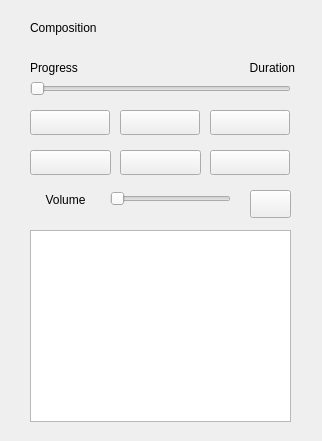
<?xml version="1.0" encoding="UTF-8"?>
<ui version="4.0">
 <class>Widget</class>
 <widget class="QWidget" name="Widget">
  <property name="geometry">
   <rect>
    <x>0</x>
    <y>0</y>
    <width>322</width>
    <height>441</height>
   </rect>
  </property>
  <property name="windowTitle">
   <string>Winamp</string>
  </property>
  <property name="windowIcon">
   <iconset resource="icons.qrc">
    <normaloff>:/ico/ico_winamp.ico</normaloff>:/ico/ico_winamp.ico</iconset>
  </property>
  <widget class="QPushButton" name="btnPlay">
   <property name="geometry">
    <rect>
     <x>30</x>
     <y>150</y>
     <width>81</width>
     <height>25</height>
    </rect>
   </property>
   <property name="text">
    <string/>
   </property>
  </widget>
  <widget class="QPushButton" name="btnPause">
   <property name="geometry">
    <rect>
     <x>120</x>
     <y>150</y>
     <width>81</width>
     <height>25</height>
    </rect>
   </property>
   <property name="text">
    <string/>
   </property>
  </widget>
  <widget class="QPushButton" name="btnStop">
   <property name="geometry">
    <rect>
     <x>210</x>
     <y>150</y>
     <width>80</width>
     <height>25</height>
    </rect>
   </property>
   <property name="text">
    <string/>
   </property>
  </widget>
  <widget class="QLabel" name="lComposition">
   <property name="geometry">
    <rect>
     <x>30</x>
     <y>20</y>
     <width>261</width>
     <height>16</height>
    </rect>
   </property>
   <property name="font">
    <font>
     <family>MS Shell Dlg 2</family>
    </font>
   </property>
   <property name="text">
    <string>Composition</string>
   </property>
  </widget>
  <widget class="QPushButton" name="btnOpen">
   <property name="geometry">
    <rect>
     <x>120</x>
     <y>110</y>
     <width>80</width>
     <height>25</height>
    </rect>
   </property>
   <property name="text">
    <string/>
   </property>
  </widget>
  <widget class="QPushButton" name="btnPrev">
   <property name="geometry">
    <rect>
     <x>30</x>
     <y>110</y>
     <width>80</width>
     <height>25</height>
    </rect>
   </property>
   <property name="text">
    <string/>
   </property>
  </widget>
  <widget class="QPushButton" name="btnNext">
   <property name="geometry">
    <rect>
     <x>210</x>
     <y>110</y>
     <width>80</width>
     <height>25</height>
    </rect>
   </property>
   <property name="text">
    <string/>
   </property>
  </widget>
  <widget class="QSlider" name="hsVolume">
   <property name="geometry">
    <rect>
     <x>110</x>
     <y>190</y>
     <width>121</width>
     <height>18</height>
    </rect>
   </property>
   <property name="maximum">
    <number>100</number>
   </property>
   <property name="orientation">
    <enum>Qt::Horizontal</enum>
   </property>
  </widget>
  <widget class="QLabel" name="lVolume">
   <property name="geometry">
    <rect>
     <x>30</x>
     <y>190</y>
     <width>71</width>
     <height>20</height>
    </rect>
   </property>
   <property name="text">
    <string>Volume</string>
   </property>
   <property name="alignment">
    <set>Qt::AlignCenter</set>
   </property>
  </widget>
  <widget class="QSlider" name="hsProgress">
   <property name="geometry">
    <rect>
     <x>30</x>
     <y>80</y>
     <width>261</width>
     <height>18</height>
    </rect>
   </property>
   <property name="maximum">
    <number>100</number>
   </property>
   <property name="pageStep">
    <number>10</number>
   </property>
   <property name="orientation">
    <enum>Qt::Horizontal</enum>
   </property>
   <property name="tickPosition">
    <enum>QSlider::NoTicks</enum>
   </property>
   <property name="tickInterval">
    <number>0</number>
   </property>
  </widget>
  <widget class="QLabel" name="lProgress">
   <property name="geometry">
    <rect>
     <x>30</x>
     <y>60</y>
     <width>51</width>
     <height>16</height>
    </rect>
   </property>
   <property name="text">
    <string>Progress</string>
   </property>
   <property name="alignment">
    <set>Qt::AlignLeading|Qt::AlignLeft|Qt::AlignVCenter</set>
   </property>
  </widget>
  <widget class="QLabel" name="lDuration">
   <property name="geometry">
    <rect>
     <x>240</x>
     <y>60</y>
     <width>55</width>
     <height>16</height>
    </rect>
   </property>
   <property name="text">
    <string>Duration</string>
   </property>
   <property name="alignment">
    <set>Qt::AlignRight|Qt::AlignTrailing|Qt::AlignVCenter</set>
   </property>
  </widget>
  <widget class="QPushButton" name="btnMute">
   <property name="geometry">
    <rect>
     <x>250</x>
     <y>190</y>
     <width>41</width>
     <height>28</height>
    </rect>
   </property>
   <property name="text">
    <string/>
   </property>
  </widget>
  <widget class="QTableView" name="tvPlayList">
   <property name="geometry">
    <rect>
     <x>30</x>
     <y>230</y>
     <width>261</width>
     <height>192</height>
    </rect>
   </property>
  </widget>
 </widget>
 <resources>
  <include location="icons.qrc"/>
 </resources>
 <connections/>
</ui>
